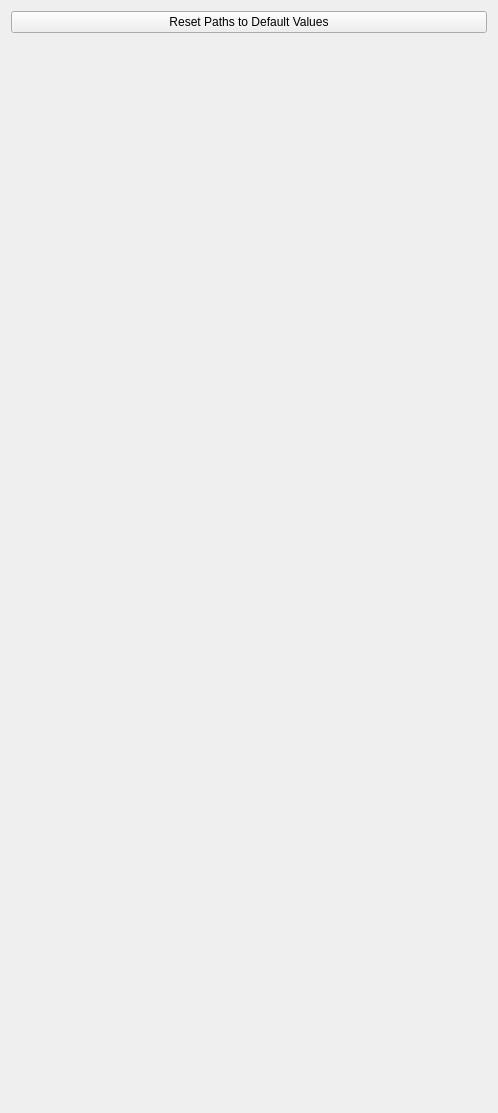
<?xml version="1.0" encoding="UTF-8"?>
<ui version="4.0">
 <class>paths_form</class>
 <widget class="QWidget" name="paths_form">
  <property name="geometry">
   <rect>
    <x>0</x>
    <y>0</y>
    <width>498</width>
    <height>1113</height>
   </rect>
  </property>
  <property name="windowTitle">
   <string>Form</string>
  </property>
  <layout class="QGridLayout" name="gridLayout">
   <item row="3" column="0">
    <widget class="PathWidget" name="ebook_path_widget" native="true">
     <property name="sizePolicy">
      <sizepolicy hsizetype="Preferred" vsizetype="Preferred">
       <horstretch>0</horstretch>
       <verstretch>0</verstretch>
      </sizepolicy>
     </property>
     <property name="minimumSize">
      <size>
       <width>0</width>
       <height>0</height>
      </size>
     </property>
     <property name="title" stdset="0">
      <string>Ebook Path</string>
     </property>
     <property name="description" stdset="0">
      <string>Absolute path to directory containing ebooks (epub)</string>
     </property>
     <property name="path_name" stdset="0">
      <string>ebook_path</string>
     </property>
    </widget>
   </item>
   <item row="2" column="0">
    <widget class="PathWidget" name="image_path_widget" native="true">
     <property name="sizePolicy">
      <sizepolicy hsizetype="Preferred" vsizetype="Preferred">
       <horstretch>0</horstretch>
       <verstretch>0</verstretch>
      </sizepolicy>
     </property>
     <property name="minimumSize">
      <size>
       <width>0</width>
       <height>0</height>
      </size>
     </property>
     <property name="title" stdset="0">
      <string>Image Path</string>
     </property>
     <property name="description" stdset="0">
      <string>Absolute path to the directory which will contain generated images</string>
     </property>
     <property name="path_name" stdset="0">
      <string>image_path</string>
     </property>
    </widget>
   </item>
   <item row="5" column="0">
    <widget class="PathWidget" name="llama_index_path_widget" native="true">
     <property name="sizePolicy">
      <sizepolicy hsizetype="Preferred" vsizetype="Preferred">
       <horstretch>0</horstretch>
       <verstretch>0</verstretch>
      </sizepolicy>
     </property>
     <property name="minimumSize">
      <size>
       <width>0</width>
       <height>0</height>
      </size>
     </property>
     <property name="title" stdset="0">
      <string>LLama Index Path</string>
     </property>
     <property name="description" stdset="0">
      <string>Absolute path to directory which will store files for LLama Index</string>
     </property>
     <property name="path_name" stdset="0">
      <string>llama_index_path</string>
     </property>
    </widget>
   </item>
   <item row="1" column="0">
    <widget class="PathWidget" name="base_path_widget" native="true">
     <property name="sizePolicy">
      <sizepolicy hsizetype="Preferred" vsizetype="Preferred">
       <horstretch>0</horstretch>
       <verstretch>0</verstretch>
      </sizepolicy>
     </property>
     <property name="minimumSize">
      <size>
       <width>0</width>
       <height>0</height>
      </size>
     </property>
     <property name="title" stdset="0">
      <string>Base Path</string>
     </property>
     <property name="description" stdset="0">
      <string>Absolute path to the directory which will hold all model directories</string>
     </property>
     <property name="path_name" stdset="0">
      <string>base_path</string>
     </property>
    </widget>
   </item>
   <item row="4" column="0">
    <widget class="PathWidget" name="documents_path_widget" native="true">
     <property name="sizePolicy">
      <sizepolicy hsizetype="Preferred" vsizetype="Preferred">
       <horstretch>0</horstretch>
       <verstretch>0</verstretch>
      </sizepolicy>
     </property>
     <property name="minimumSize">
      <size>
       <width>0</width>
       <height>0</height>
      </size>
     </property>
     <property name="title" stdset="0">
      <string>Documents Path</string>
     </property>
     <property name="description" stdset="0">
      <string>Absolute path to directory containing documnets (txt, PDF)</string>
     </property>
     <property name="path_name" stdset="0">
      <string>documents_path</string>
     </property>
    </widget>
   </item>
   <item row="0" column="0">
    <widget class="QPushButton" name="auto_button">
     <property name="sizePolicy">
      <sizepolicy hsizetype="Minimum" vsizetype="Preferred">
       <horstretch>0</horstretch>
       <verstretch>0</verstretch>
      </sizepolicy>
     </property>
     <property name="minimumSize">
      <size>
       <width>0</width>
       <height>0</height>
      </size>
     </property>
     <property name="text">
      <string>Reset Paths to Default Values</string>
     </property>
    </widget>
   </item>
   <item row="6" column="0">
    <spacer name="verticalSpacer">
     <property name="orientation">
      <enum>Qt::Orientation::Vertical</enum>
     </property>
     <property name="sizeHint" stdset="0">
      <size>
       <width>20</width>
       <height>40</height>
      </size>
     </property>
    </spacer>
   </item>
  </layout>
 </widget>
 <customwidgets>
  <customwidget>
   <class>PathWidget</class>
   <extends>QWidget</extends>
   <header>airunner/gui/widgets/paths/path_widget</header>
   <container>1</container>
  </customwidget>
 </customwidgets>
 <resources/>
 <connections>
  <connection>
   <sender>auto_button</sender>
   <signal>clicked()</signal>
   <receiver>paths_form</receiver>
   <slot>action_button_clicked_reset()</slot>
   <hints>
    <hint type="sourcelabel">
     <x>271</x>
     <y>25</y>
    </hint>
    <hint type="destinationlabel">
     <x>291</x>
     <y>-16</y>
    </hint>
   </hints>
  </connection>
 </connections>
 <slots>
  <slot>action_button_clicked_reset()</slot>
  <slot>action_button_clicked_path_huggingface_cache()</slot>
  <slot>action_button_clicked_path_base()</slot>
  <slot>action_button_clicked_path_txt2img()</slot>
  <slot>action_button_clicked_path_depth2img()</slot>
  <slot>action_button_clicked_path_pix2pix()</slot>
  <slot>action_button_clicked_path_inpaint()</slot>
  <slot>action_button_clicked_path_upscale()</slot>
  <slot>action_button_clicked_path_txt2vid()</slot>
  <slot>action_button_clicked_path_embeddings()</slot>
  <slot>action_button_clicked_path_lora()</slot>
  <slot>action_button_clicked_path_image()</slot>
  <slot>action_button_clicked_path_gif()</slot>
  <slot>action_button_clicked_path_video()</slot>
  <slot>action_path_changed_huggingface_cache(QString)</slot>
  <slot>action_path_changed_base(QString)</slot>
  <slot>action_path_changed_txt2img(QString)</slot>
  <slot>action_path_changed_depth2img(QString)</slot>
  <slot>action_path_changed_pix2pix(QString)</slot>
  <slot>action_path_changed_inpaint(QString)</slot>
  <slot>action_path_changed_upscale(QString)</slot>
  <slot>action_path_changed_txt2vid(QString)</slot>
  <slot>action_path_changed_embeddings(QString)</slot>
  <slot>action_path_changed_lora(QString)</slot>
  <slot>action_path_changed_image(QString)</slot>
  <slot>action_path_changed_gif(QString)</slot>
  <slot>action_path_changed_video(QString)</slot>
 </slots>
</ui>
